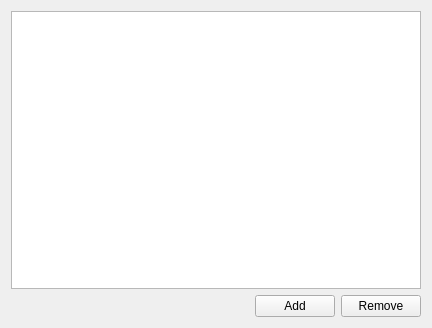
<?xml version="1.0" encoding="UTF-8"?>
<ui version="4.0">
 <class>DataHandlerWidget</class>
 <widget class="QWidget" name="DataHandlerWidget">
  <property name="geometry">
   <rect>
    <x>0</x>
    <y>0</y>
    <width>432</width>
    <height>328</height>
   </rect>
  </property>
  <property name="windowTitle">
   <string>Form</string>
  </property>
  <layout class="QVBoxLayout" name="verticalLayout">
   <item>
    <widget class="QTableView" name="dataView"/>
   </item>
   <item>
    <layout class="QHBoxLayout" name="horizontalLayout">
     <item>
      <spacer name="horizontalSpacer">
       <property name="orientation">
        <enum>Qt::Horizontal</enum>
       </property>
       <property name="sizeHint" stdset="0">
        <size>
         <width>40</width>
         <height>20</height>
        </size>
       </property>
      </spacer>
     </item>
     <item>
      <widget class="QPushButton" name="addButton">
       <property name="text">
        <string>Add</string>
       </property>
      </widget>
     </item>
     <item>
      <widget class="QPushButton" name="removeButton">
       <property name="text">
        <string>Remove</string>
       </property>
      </widget>
     </item>
    </layout>
   </item>
  </layout>
 </widget>
 <resources/>
 <connections/>
</ui>
